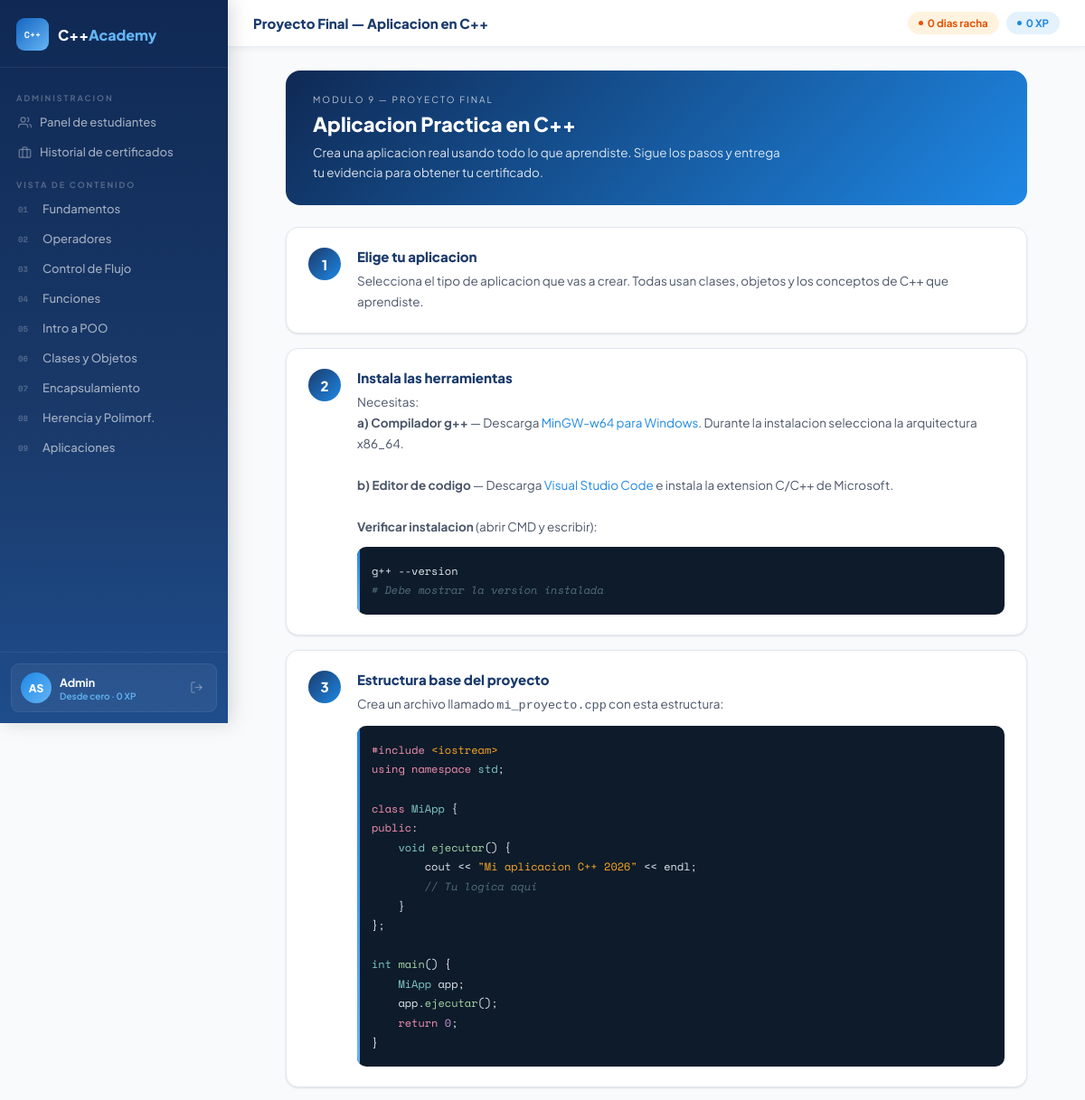
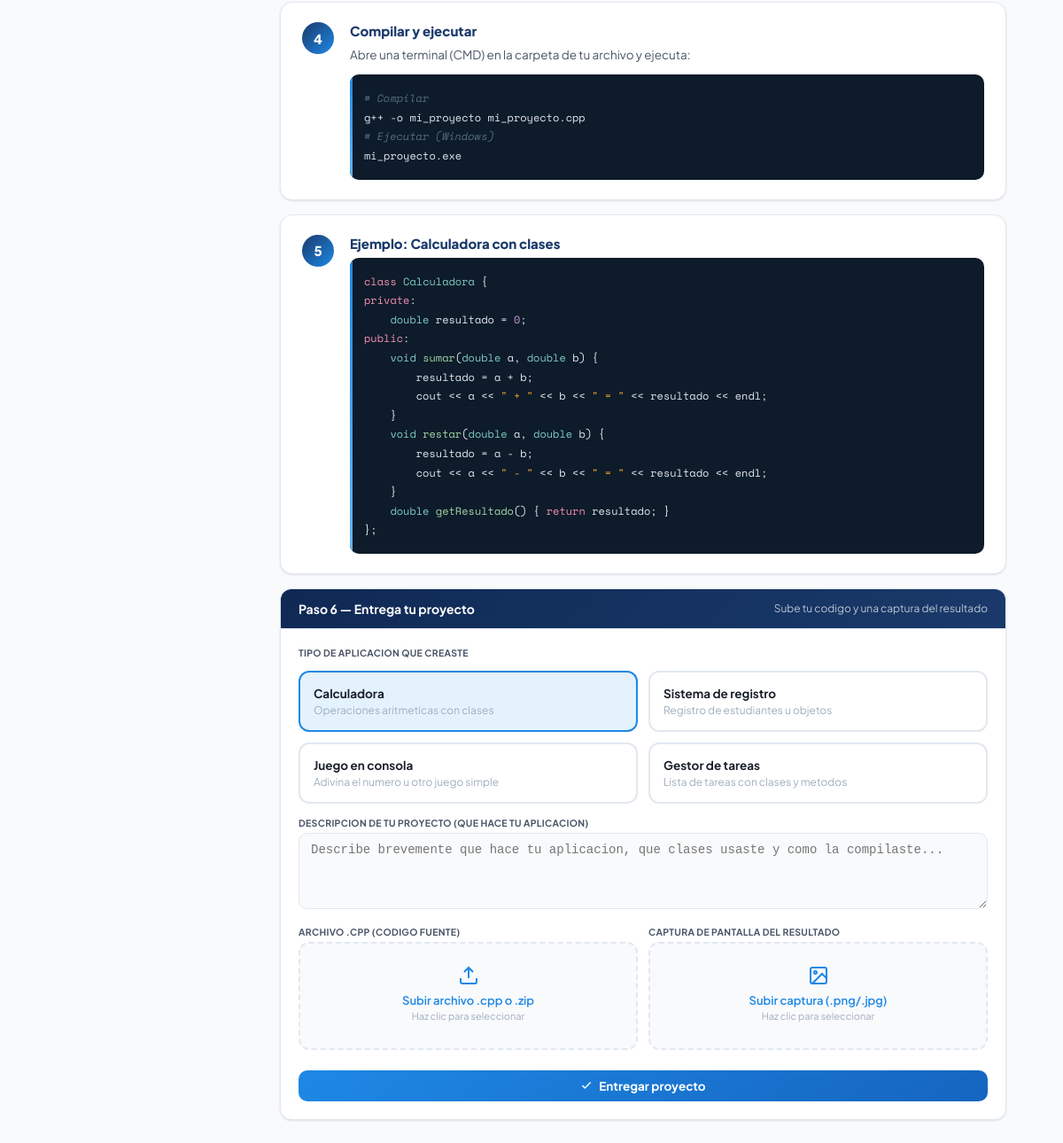
Screenshot of /proyecto (signed in) with the database file from the repository (2 pictures, top to bottom).
### tables this page shows
CREATE TABLE usuarios(
        id             INTEGER PRIMARY KEY AUTOINCREMENT,
        nombre         TEXT NOT NULL,
        apellido        TEXT NOT NULL,
        email           TEXT NOT NULL UNIQUE,
        password_hash   TEXT NOT NULL,
        rol_id          INTEGER NOT NULL DEFAULT 2,
        ruta_aprendizaje TEXT DEFAULT 'desde_cero',
        activo          INTEGER NOT NULL DEFAULT 1,
        xp              INTEGER NOT NULL DEFAULT 0,
        racha           INTEGER NOT NULL DEFAULT 0,
        nivel           INTEGER NOT NULL DEFAULT 1,
        ultimo_modulo   INTEGER DEFAULT NULL,
        ultima_leccion  INTEGER DEFAULT NULL,
        fecha_registro  TEXT NOT NULL DEFAULT (datetime('now')),
        FOREIGN KEY(rol_id) REFERENCES roles(id));

### routes/course_routes.py (the view, shortened to what this page needs)
@course_bp.route('/proyecto', methods=['GET', 'POST'])
@login_required
def proyecto():
    proy = obtener_proyecto(g.user.id)
    return render_template('student/proyecto.html', proyecto=proy)

### templates/student/proyecto.html (shortened to what this page needs)
{% extends "shared/base.html" %}
{% block page_title %}Proyecto Final — Aplicacion en C++{% endblock %}
{% block content %}
<div class="proj-wrap">
  {% if proyecto and proyecto.estado != 'pendiente' %}
  <div class="entregado-card anim">
    <div style="font-size:36px;margin-bottom:10px"></div>
    <div style="font-size:20px;font-weight:800;color:#1b5e20;margin-bottom:6px">Proyecto entregado</div>
    <div style="font-size:13.5px;color:#2e7d32;margin-bottom:16px;max-width:440px;margin-left:auto;margin-right:auto">
      Tu proyecto ha sido recibido y sera revisado por el administrador.
      {% if proyecto.estado == 'aprobado' %} Ya fue aprobado.{% endif %}
    </div>
    <div style="background:#fff;border-radius:10px;padding:14px 18px;text-align:left;max-width:400px;margin:0 auto 18px;font-size:13px">
      <div style="font-weight:700;color:var(--navy);margin-bottom:8px">Tu entrega:</div>
      <div style="color:var(--text2)"><strong>Tipo:</strong> {{ proyecto.tipo_proyecto }}</div>
      {% if proyecto.archivo_nombre %}<div style="color:var(--text2)"><strong>Archivo:</strong> {{ proyecto.archivo_nombre }}</div>{% endif %}
      {% if proyecto.captura_nombre %}<div style="color:var(--text2)"><strong>Captura:</strong> {{ proyecto.captura_nombre }}</div>{% endif %}
      {% if proyecto.comentario_admin %}<div style="color:var(--blue);margin-top:8px"><strong>Comentario del admin:</strong> {{ proyecto.comentario_admin }}</div>{% endif %}
    </div>
    <a href="{{ url_for('course.certificado') }}" class="btn btn-primary">Ver mi certificado &rarr;</a>
  </div>
  {% else %}
  <div style="background:linear-gradient(135deg,#0f2954,#1e88e5);border-radius:16px;padding:26px 30px;color:#fff;margin-bottom:24px;">
    <div style="font-size:10px;letter-spacing:2px;text-transform:uppercase;opacity:.7;margin-bottom:7px">Modulo 9 — Proyecto Final</div>
    <h1 style="font-size:22px;font-weight:800;margin-bottom:7px">Aplicacion Practica en C++</h1>
    <p style="font-size:13.5px;opacity:.85;max-width:520px;line-height:1.6">Crea una aplicacion real usando todo lo que aprendiste. Sigue los pasos y entrega tu evidencia para obtener tu certificado.</p>
  </div>
  <div class="paso-card anim">
    <div class="paso-num">1</div>
    <div class="paso-body">
      <div class="paso-title">Elige tu aplicacion</div>
      <div class="paso-desc">Selecciona el tipo de aplicacion que vas a crear. Todas usan clases, objetos y los conceptos de C++ que aprendiste.</div>
    </div>
  </div>
  <div class="paso-card anim anim-d1">
    <div class="paso-num">2</div>
    <div class="paso-body">
      <div class="paso-title">Instala las herramientas</div>
      <div class="paso-desc">
        Necesitas:<br>
        <strong>a) Compilador g++</strong> — Descarga <a href="https://www.mingw-w64.org/" target="_blank" style="color:var(--blue)">MinGW-w64 para Windows</a>. Durante la instalacion selecciona la arquitectura x86_64.<br><br>
        <strong>b) Editor de codigo</strong> — Descarga <a href="https://code.visualstudio.com/" target="_blank" style="color:var(--blue)">Visual Studio Code</a> e instala la extension C/C++ de Microsoft.<br><br>
        <strong>Verificar instalacion</strong> (abrir CMD y escribir):
      </div>
      <pre class="code-block" style="margin-top:10px">g++ --version
<span class="cm"># Debe mostrar la version instalada</span></pre>
    </div>
  </div>
  <div class="paso-card anim anim-d2">
    <div class="paso-num">3</div>
    <div class="paso-body">
      <div class="paso-title">Estructura base del proyecto</div>
      <div class="paso-desc">Crea un archivo llamado <code>mi_proyecto.cpp</code> con esta estructura:</div>
      <pre class="code-block" style="margin-top:10px"><span class="kw">#include</span> <span class="st">&lt;iostream&gt;</span>
<span class="kw">using namespace</span> <span class="ty">std</span>;
<span class="kw">class</span> <span class="ty">MiApp</span> {
<span class="kw">public</span>:
    <span class="ty">void</span> <span class="fn">ejecutar</span>() {
        cout &lt;&lt; <span class="st">"Mi aplicacion C++ 2026"</span> &lt;&lt; endl;
        <span class="cm">// Tu logica aqui</span>
    }
};
<span class="ty">int</span> <span class="fn">main</span>() {
    <span class="ty">MiApp</span> app;
    app.<span class="fn">ejecutar</span>();
    <span class="kw">return</span> <span class="nm">0</span>;
}</pre>
    </div>
  </div>
  <div class="paso-card anim anim-d3">
    <div class="paso-num">4</div>
    <div class="paso-body">
      <div class="paso-title">Compilar y ejecutar</div>
      <div class="paso-desc">Abre una terminal (CMD) en la carpeta de tu archivo y ejecuta:</div>
      <pre class="code-block" style="margin-top:10px"><span class="cm"># Compilar</span>
g++ -o mi_proyecto mi_proyecto.cpp
<span class="cm"># Ejecutar (Windows)</span>
mi_proyecto.exe</pre>
    </div>
  </div>
  <div class="paso-card anim">
    <div class="paso-num">5</div>
    <div class="paso-body">
      <div class="paso-title">Ejemplo: Calculadora con clases</div>
      <pre class="code-block"><span class="kw">class</span> <span class="ty">Calculadora</span> {
<span class="kw">private</span>:
    <span class="ty">double</span> resultado = <span class="nm">0</span>;
<span class="kw">public</span>:
    <span class="ty">void</span> <span class="fn">sumar</span>(<span class="ty">double</span> a, <span class="ty">double</span> b) {
        resultado = a + b;
        cout &lt;&lt; a &lt;&lt; <span class="st">" + "</span> &lt;&lt; b &lt;&lt; <span class="st">" = "</span> &lt;&lt; resultado &lt;&lt; endl;
    }
    <span class="ty">void</span> <span class="fn">restar</span>(<span class="ty">double</span> a, <span class="ty">double</span> b) {
        resultado = a - b;
        cout &lt;&lt; a &lt;&lt; <span class="st">" - "</span> &lt;&lt; b &lt;&lt; <span class="st">" = "</span> &lt;&lt; resultado &lt;&lt; endl;
    }
    <span class="ty">double</span> <span class="fn">getResultado</span>() { <span class="kw">return</span> resultado; }
};</pre>
    </div>
  </div>
  <div class="card anim" style="margin-top:8px">
    <div class="card-head" style="background:linear-gradient(135deg,#0f2954,#1a3a6b);color:#fff">
      <span class="card-title" style="color:#fff;font-size:14px">Paso 6 — Entrega tu proyecto</span>
      <span style="font-size:12px;opacity:.7">Sube tu codigo y una captura del resultado</span>
    </div>
    <div class="card-body">
      <form method="POST" action="{{ url_for('course.proyecto') }}" enctype="multipart/form-data" id="proj-form">
        <div class="form-group">
          <label class="form-label">Tipo de aplicacion que creaste</label>
          <div class="tipo-grid">
            {% for val,label,desc in [
              ('calculadora','Calculadora','Operaciones aritmeticas con clases'),
              ('registro','Sistema de registro','Registro de estudiantes u objetos'),
              ('juego','Juego en consola','Adivina el numero u otro juego simple'),
              ('gestor','Gestor de tareas','Lista de tareas con clases y metodos')
            ] %}
            <label class="tipo-opt" onclick="selTipo(this,'{{ val }}')">
              <div class="tipo-title">{{ label }}</div>
              <div class="tipo-desc">{{ desc }}</div>
            </label>
            {% endfor %}
          </div>
        </div>
        <div class="form-group">
          <label class="form-label">Descripcion de tu proyecto (que hace tu aplicacion)</label>
          <textarea class="form-input" name="descripcion" rows="4" required
            placeholder="Describe brevemente que hace tu aplicacion, que clases usaste y como la compilaste..."
            style="resize:vertical"></textarea>
        </div>
        <div class="form-row">
          <div class="form-group">
            <label class="form-label">Archivo .cpp (codigo fuente)</label>
            <div class="upload-area" id="area-cpp" onclick="document.getElementById('f-cpp').click()">
              <svg width="24" height="24" viewBox="0 0 24 24" fill="none" stroke="var(--blue)" stroke-width="2" style="display:block;margin:0 auto 8px"><path d="M21 15v4a2 2 0 0 1-2 2H5a2 2 0 0 1-2-2v-4"/><polyline points="17 8 12 3 7 8"/><line x1="12" y1="3" x2="12" y2="15"/></svg>
              <div style="font-size:13px;font-weight:600;color:var(--blue)">Subir archivo .cpp o .zip</div>
              <div style="font-size:11px;color:var(--text3);margin-top:3px">Haz clic para seleccionar</div>
            </div>
          </div>
          <div class="form-group">
            <label class="form-label">Captura de pantalla del resultado</label>
            <div class="upload-area" id="area-cap" onclick="document.getElementById('f-cap').click()">
              <svg width="24" height="24" viewBox="0 0 24 24" fill="none" stroke="var(--blue)" stroke-width="2" style="display:block;margin:0 auto 8px"><rect x="3" y="3" width="18" height="18" rx="2"/><circle cx="8.5" cy="8.5" r="1.5"/><polyline points="21 15 16 10 5 21"/></svg>
              <div style="font-size:13px;font-weight:600;color:var(--blue)">Subir captura (.png/.jpg)</div>
              <div style="font-size:11px;color:var(--text3);margin-top:3px">Haz clic para seleccionar</div>
            </div>
          </div>
        </div>
        <button type="submit" class="btn btn-primary btn-full" style="margin-top:8px">
          <svg width="14" height="14" viewBox="0 0 24 24" fill="none" stroke="currentColor" stroke-width="2.5"><polyline points="20 6 9 17 4 12"/></svg>
          Entregar proyecto
        </button>
      </form>
    </div>
  </div>
  {% endif %}
</div>
{% endblock %}

### templates/shared/base.html (shortened to what this page needs)
<!DOCTYPE html>
<html lang="es">
<head>
</head>
<body>
{% if current_user is not none and current_user.id %}
<div class="app-shell">
  <aside class="sidebar">
    <div class="sb-logo">
      <div class="sb-logo-icon">C++</div>
      <div class="sb-logo-name">C++<span>Academy</span></div>
    </div>
    <nav class="sb-nav">
      {% if current_user.es_admin %}
      <div class="sb-sec">Administracion</div>
      <a href="{{ url_for('course.admin_panel') }}" class="sb-link {% if request.endpoint=='course.admin_panel' %}active{% endif %}">
        <svg viewBox="0 0 24 24" fill="none" stroke="currentColor" stroke-width="2"><path d="M17 21v-2a4 4 0 0 0-4-4H5a4 4 0 0 0-4 4v2"/><circle cx="9" cy="7" r="4"/><path d="M23 21v-2a4 4 0 0 0-3-3.87"/><path d="M16 3.13a4 4 0 0 1 0 7.75"/></svg>
        Panel de estudiantes
      </a>
      <a href="{{ url_for('course.certificado') }}" class="sb-link {% if request.endpoint=='course.certificado' %}active{% endif %}">
        <svg viewBox="0 0 24 24" fill="none" stroke="currentColor" stroke-width="2"><rect x="2" y="7" width="20" height="14" rx="2"/><path d="M16 21V5a2 2 0 0 0-2-2h-4a2 2 0 0 0-2 2v16"/></svg>
        Historial de certificados
      </a>
      <div class="sb-sec">Vista de contenido</div>
      {% endif %}
      {% set mnms={1:'Fundamentos',2:'Operadores',3:'Control de Flujo',4:'Funciones',5:'Intro a POO',6:'Clases y Objetos',7:'Encapsulamiento',8:'Herencia y Polimorf.',9:'Aplicaciones'} %}
      {% set maccs=[] %}
      {% for i in range(1,10) %}
      <a href="{{ url_for('course.modulo', numero=i) }}"
         class="sb-link {% if request.endpoint=='course.modulo' and request.view_args.numero==i %}active{% endif %}">
        <span class="sb-link-num">{{ '%02d'|format(i) }}</span>
        {{ mnms[i] }}
      </a>
      {% endfor %}
    </nav>
    <div class="sb-foot">
      <div class="sb-user">
        <div class="sb-av">{{ current_user.iniciales }}</div>
        <div class="sb-uinfo">
          <div class="sb-uname">{{ current_user.nombre }}</div>
          <div class="sb-urole">
            {% if current_user.ruta_aprendizaje=='desde_cero' %}Desde cero
            {% elif current_user.ruta_aprendizaje=='intermedio' %}Nivel intermedio
            {% else %}Nivel avanzado{% endif %}
            &middot; {{ current_user.xp }} XP</div>
        </div>
        <a href="{{ url_for('auth.logout') }}" class="sb-logout" title="Salir">
          <svg width="15" height="15" viewBox="0 0 24 24" fill="none" stroke="currentColor" stroke-width="2"><path d="M9 21H5a2 2 0 0 1-2-2V5a2 2 0 0 1 2-2h4"/><polyline points="16 17 21 12 16 7"/><line x1="21" y1="12" x2="9" y2="12"/></svg>
        </a>
      </div>
    </div>
  </aside>
  <div class="main-area">
    <header class="topbar">
      <div class="topbar-title">{% block page_title %}C++ Academy{% endblock %}</div>
      <div class="topbar-pills">
        <span class="pill pill-amber"><span class="pill-dot"></span>{{ current_user.racha }} dias racha</span>
        <span class="pill pill-blue"><span class="pill-dot"></span>{{ current_user.xp }} XP</span>
      </div>
    </header>
    <main class="page-content">
      {% block content %}{% endblock %}
    </main>
  </div>
</div>
{% else %}
{% block auth_content %}{% endblock %}
{% endif %}
</body>
</html>

### rows the page displays
usuarios: nombre "Admin", xp "0", racha "0"

### other values shown
{{ '%02d'|format(i) }} "01" "02" "03" "04" "05" "06" "07" "08" "09"
{{ mnms[i] }} "Fundamentos" "Operadores" "Control de Flujo" "Funciones" "Intro a POO" "Clases y Objetos" "Encapsulamiento" "Herencia y Polimorf." "Aplicaciones"
{{ current_user.iniciales }} "AS"
{{ label }} "Calculadora" "Sistema de registro" "Juego en consola" "Gestor de tareas"
{{ desc }} "Operaciones aritmeticas con clases" "Registro de estudiantes u objetos" "Adivina el numero u otro juego simple" "Lista de tareas con clases y metodos"
